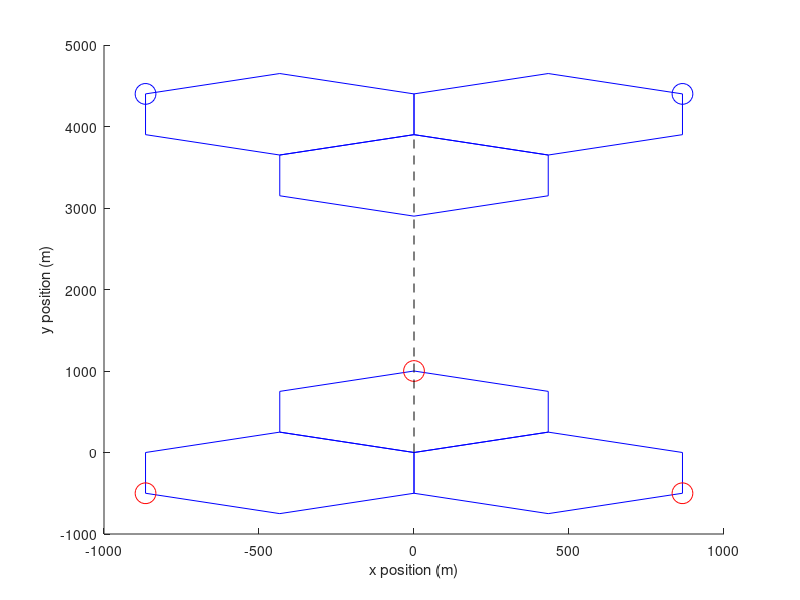

This chart was generated by the following MATLAB code: (Note: this script raises an error after producing the figure.)
%Main function for simplified scenario 2
%Urban and co-channel
%PhiDistribution.m does not need to be run prior to executing this function

%***********
%to switch between free space and P1546 propagation 
%losses for terestrial UEs, 
%manualy comment/uncomment lines 164-169 & 203-208
%***********



%clear all stored values that may interphere
clear all

%start run timer
tic

fc=708000000; %center frequency (Hz)
lambda=299792458/fc; %wavelength (m)
bw=6000000; %bandwidth (Hz)
tilt=-3;  %mechanical downtilt (degrees)
SINR_target=10; %(dB)
L_feeder=-3; %(dB)
L_body=-4; %(dB)
UE_gain=-3; %(dBi)
L_entry=0; %(dB)
h_BSa=30; %BS antenna height (m)
h_BSb=30;  %BS antenna height (m)
h_UEb=1.5; %UE antenna height (m)
G_0=16; %BS antenna gain (dBi)
d_sep=3900; % (m) seperation distance between both networks
r_a=500; %cell radius (m)
n_a=1; %number of monte carlo runs
max_dBmUE=23; %max transmiting power of UEs (dBm)
min_dBmUE=-40; %min transmiting power of UEs (dBm)
nf=5; %noise figure (dB)





%Noise
noisefloor=10.*log10(1.380649e-23*290*bw*1000)+5;  %dBm
N=10.^(noisefloor./10); %mW


%Matrix for storing positions of hexagon corners
%so we can plot the outline later
%7 because there are 7 corner (first + last overlap)
%2 because x&y
%6 because we have two tri-sectors
outline=NaN(7,2,6);

%Interfering network A
%position and antenna orrientation of BS
BS_a1=[0,0,h_BSa;0,1,sin(pi*tilt/180)];
BS_a2=[0,0,h_BSa;0.866,-0.5,sin(pi*tilt/180)];
BS_a3=[0,0,h_BSa;-0.866,-0.5,sin(pi*tilt/180)];


%matrix for storing drone position in all sectors

UE_a=zeros(3,1,n_a);

UE_a(:,1,1)=[0,2*r_a,300];
UE_a(:,2,1)=[sqrt(3)*r_a,-1*r_a,300];
UE_a(:,3,1)=[-sqrt(3)*r_a,-1*r_a,300];

%outline(:,:,1)=[BS_a1(1,2)+r_a,BS_a1(1,1)]+[r_a,0;r_a/2,sqrt(3)*r_a/2;-r_a/2,sqrt(3)*r_a/2;-r_a,0;-r_a/2,-sqrt(3)*r_a/2;r_a/2,-sqrt(3)*r_a/2;r_a,0];
outline(:,:,1)=[BS_a1(1,2)-0.5*r_a,BS_a1(1,1)-sqrt(3)*r_a/2]+[r_a,0;r_a/2,sqrt(3)*r_a/2;-r_a/2,sqrt(3)*r_a/2;-r_a,0;-r_a/2,-sqrt(3)*r_a/2;r_a/2,-sqrt(3)*r_a/2;r_a,0];
outline(:,:,2)=[BS_a1(1,2)-0.5*r_a,BS_a1(1,1)+sqrt(3)*r_a/2]+[r_a,0;r_a/2,sqrt(3)*r_a/2;-r_a/2,sqrt(3)*r_a/2;-r_a,0;-r_a/2,-sqrt(3)*r_a/2;r_a/2,-sqrt(3)*r_a/2;r_a,0];
outline(:,:,3)=[BS_a1(1,2)+r_a,BS_a1(1,1)]+[r_a,0;r_a/2,sqrt(3)*r_a/2;-r_a/2,sqrt(3)*r_a/2;-r_a,0;-r_a/2,-sqrt(3)*r_a/2;r_a/2,-sqrt(3)*r_a/2;r_a,0];




%Victim Network B
%three BS antennas at same position and 120 deg spread
BS_b1=[0,d_sep,h_BSb;0,-1,sin(pi*tilt/180)]; %position and antenna orrientation base station
BS_b2=[0,d_sep,h_BSb;-0.866,0.5,sin(pi*tilt/180)];
BS_b3=[0,d_sep,h_BSb;0.866,0.5,sin(pi*tilt/180)];

UE_b=zeros(3,3,n_a);

%2 self intefering UEs (no UE in reference cell)
UE_b(:,2,1)=[-sqrt(3)*r_a+BS_b1(1,1),r_a+BS_b1(1,2),h_UEb];
UE_b(:,3,1)=[sqrt(3)*r_a+BS_b1(1,1),r_a+BS_b1(1,2),h_UEb];

outline(:,:,4)=[BS_b1(1,2)+0.5*r_a,BS_b1(1,1)-sqrt(3)*r_a/2]+[r_a,0;r_a/2,sqrt(3)*r_a/2;-r_a/2,sqrt(3)*r_a/2;-r_a,0;-r_a/2,-sqrt(3)*r_a/2;r_a/2,-sqrt(3)*r_a/2;r_a,0];
outline(:,:,5)=[BS_b1(1,2)+0.5*r_a,BS_b1(1,1)+sqrt(3)*r_a/2]+[r_a,0;r_a/2,sqrt(3)*r_a/2;-r_a/2,sqrt(3)*r_a/2;-r_a,0;-r_a/2,-sqrt(3)*r_a/2;r_a/2,-sqrt(3)*r_a/2;r_a,0];
outline(:,:,6)=[BS_b1(1,2)-r_a,BS_b1(1,1)]+[r_a,0;r_a/2,sqrt(3)*r_a/2;-r_a/2,sqrt(3)*r_a/2;-r_a,0;-r_a/2,-sqrt(3)*r_a/2;r_a/2,-sqrt(3)*r_a/2;r_a,0];


%Plotting hex outlines and UE positions
hold on
for i=1:6
    plot(outline(:,2,i),outline(:,1,i),'b')
    %plot(UE(1,i),UE(2,i),'k.')
    xlabel('x position (m)')
    ylabel('y position (m)')
end
plot(UE_a(1,:,1),UE_a(2,:,1),'ro','MarkerSize',15)
plot(UE_b(1,2,1),UE_b(2,2,1),'bo','MarkerSize',15)
plot(UE_b(1,3,1),UE_b(2,3,1),'bo','MarkerSize',15)
plot([BS_a1(1,1),BS_b1(1,1)],[BS_a1(1,2),BS_b1(1,2)],'k--')
%legend('victim network','victim network','aerial network','reference sector','Aerial UE','Terestrial UE','','seperation distance')
hold off

%count number of UE over or under tx power range
n_UEmaxA=0;
n_UEmaxB=0;
n_UEminA=0;
n_UEminB=0;

%WANTED SIGNAL
S_const=10.^((SINR_target+noisefloor)./10); %(mW)


I=zeros(1,n_a); %aggregate Interference power (mW)
I_self=zeros(1,n_a); %aggregate self interference power (mW)


for i=1:n_a


%Calculate amount of self interference

%note there are two sets of displacement vectors and angles
%UPPER CASE is wrt to reference cell BS
%lower case is wrt to own BS

%Displacement vector from UE to reference cell

%D1=[UE_b(1,1,i)-BS_b1(1,1),UE_b(2,1,i)-BS_b1(1,2),UE_b(3,1,i)-BS_b1(1,3)];
D2=[UE_b(1,2,i)-BS_b1(1,1),UE_b(2,2,i)-BS_b1(1,2),UE_b(3,2,i)-BS_b1(1,3)];
D3=[UE_b(1,3,i)-BS_b1(1,1),UE_b(2,3,i)-BS_b1(1,2),UE_b(3,3,i)-BS_b1(1,3)];

%angle between BS max gain vector and displacement vector in xy plane
PHI2b=180.*acos(dot(D2(1:2),BS_b1(2,1:2))./norm(D2(1:2)))./pi;
PHI3b=180.*acos(dot(D3(1:2),BS_b1(2,1:2))./norm(D3(1:2)))./pi;
%elevation angle
THETA2b=180.*acos(dot([norm(D2(1:2)),D2(3)],[cos(pi*tilt/180),sin(pi*tilt/180)])./norm(D2))./pi;
THETA3b=180.*acos(dot([norm(D3(1:2)),D3(3)],[cos(pi*tilt/180),sin(pi*tilt/180)])./norm(D3))./pi;

%displacement vector to own BS
%d1=[UE_b(1,1,i)-BS_b1(1,1),UE_a(2,1,i)-BS_a1(1,2),UE_a(3,1,i)-BS_a1(1,3)];
d2=[UE_b(1,2,i)-BS_b2(1,1),UE_b(2,2,i)-BS_b2(1,2),UE_b(3,2,i)-BS_b2(1,3)];
d3=[UE_b(1,3,i)-BS_b3(1,1),UE_b(2,3,i)-BS_b3(1,2),UE_b(3,3,i)-BS_b3(1,3)];

%angle between own BS max gain vector and displacement vector in xy plane
phi2b=180.*acos(dot(d2(1:2),BS_b2(2,1:2))./norm(d2(1:2)))./pi;
phi3b=180.*acos(dot(d3(1:2),BS_b3(2,1:2))./norm(d3(1:2)))./pi;
%elevation angle
theta2b=180.*acos(dot([norm(d2(1:2)),d2(3)],[cos(pi*tilt/180),sin(pi*tilt/180)])./norm(d2))./pi;
theta3b=180.*acos(dot([norm(d2(1:2)),d3(3)],[cos(pi*tilt/180),sin(pi*tilt/180)])./norm(d3))./pi;

%Antenna gain to own BS
AntGain_b2_b2=F1336(phi2b,theta2b,G_0);
AntGain_b3_b3=F1336(phi3b,theta3b,G_0);

%propagation loss to Own BS
%free space
L_b2_b2=20.*log10(lambda./(4.*pi.*norm(d2)));
L_b3_b3=20.*log10(lambda./(4.*pi.*norm(d3)));

%P1546
%L_b2_b2=-P1546FieldStrMixed(700,50,1.5,h_BSb,0,'Suburban',norm(d2)./1000,'Land',0, 'q', 50, 'Ptx', 1, 'ha', h_UEb);
%L_b3_b3=-P1546FieldStrMixed(700,50,1.5,h_BSb,0,'Suburban',norm(d2)./1000,'Land',0, 'q', 50, 'Ptx', 1, 'ha', h_UEb);


%I_dBmUE1=SINR_target+noisefloor-F1336V(UE_b(:,1,i),BS_b1(1,:),BS_b1(2,:),18)-20.*log10(lambda./(4.*pi.*norm(d1)+1e-3))-UE_gain;
I_dBmUE4=SINR_target+noisefloor-AntGain_b2_b2-L_b2_b2-UE_gain-L_feeder-L_body;
I_dBmUE5=SINR_target+noisefloor-AntGain_b3_b3-L_b3_b3-UE_gain-L_feeder-L_body;




if I_dBmUE4>max_dBmUE
    I_dBmUE4=max_dBmUE;
    n_UEmaxB=n_UEmaxB+1;
end
if I_dBmUE4<min_dBmUE
    I_dBmUE4=min_dBmUE;
    n_UEminB=n_UEminB+1;
end
if I_dBmUE5>max_dBmUE
    I_dBmUE5=max_dBmUE;
    n_UEmaxB=n_UEmaxB+1;
end
if I_dBmUE5<min_dBmUE
    I_dBmUE5=min_dBmUE;
    n_UEminB=n_UEminB+1;
end


%Antenna gain to reference BS
AntGain_b2_b1=F1336(PHI2b,THETA2b,G_0);
AntGain_b3_b1=F1336(PHI3b,THETA3b,G_0);

%propagation loss to reference BS
%free space
L_b2_b1=20.*log10(lambda./(4.*pi.*norm(D2)));
L_b3_b1=20.*log10(lambda./(4.*pi.*norm(D3)));

%P1546
%L_b2_b1=-P1546FieldStrMixed(708,50,h_UEb,h_BSb,0,'Urban',norm(D2)./1000,'Land',0, 'q', 50, 'Ptx', 1, 'ha', h_UEb);
%L_b3_b1=-P1546FieldStrMixed(708,50,h_UEb,h_BSb,0,'Urban',norm(D3)./1000,'Land',0, 'q', 50, 'Ptx', 1, 'ha', h_UEb);


I_self(i)=10.^((I_dBmUE4+AntGain_b2_b1+L_b2_b1+UE_gain+L_body+L_feeder)./10);
I_self(i)=I_self(i)+10.^((I_dBmUE5+AntGain_b3_b1+L_b3_b1+UE_gain+L_body+L_feeder)./10);






%Drone Interference


%calculate LOS displacement vector for each drone in the 3 sectors
%repeat for n_a runs
D1a=[UE_a(1,1,i)-BS_b1(1,1),UE_a(2,1,i)-BS_b1(1,2),UE_a(3,1,i)-BS_b1(1,3)];
D2a=[UE_a(1,2,i)-BS_b1(1,1),UE_a(2,2,i)-BS_b1(1,2),UE_a(3,2,i)-BS_b1(1,3)];
D3a=[UE_a(1,3,i)-BS_b1(1,1),UE_a(2,3,i)-BS_b1(1,2),UE_a(3,3,i)-BS_b1(1,3)];

%angle between BS max gain vector and displacement vector in xy plane
PHI1a=180.*acos(dot(D1a(1:2),BS_b1(2,1:2))./norm(D1a(1:2)))./pi;
PHI2a=180.*acos(dot(D2a(1:2),BS_b1(2,1:2))./norm(D2a(1:2)))./pi;
PHI3a=180.*acos(dot(D3a(1:2),BS_b1(2,1:2))./norm(D3a(1:2)))./pi;

%elevation angle
THETA1a=180.*acos(dot([norm(D1a(1:2)),D1a(3)],[cos(pi*tilt/180),sin(pi*tilt/180)])./norm(D1a))./pi;
THETA2a=180.*acos(dot([norm(D2a(1:2)),D2a(3)],[cos(pi*tilt/180),sin(pi*tilt/180)])./norm(D2a))./pi;
THETA3a=180.*acos(dot([norm(D3a(1:2)),D3a(3)],[cos(pi*tilt/180),sin(pi*tilt/180)])./norm(D3a))./pi;

d1a=[UE_a(1,1,i)-BS_a1(1,1),UE_a(2,1,i)-BS_a1(1,2),UE_a(3,1,i)-BS_a1(1,3)];
d2a=[UE_a(1,2,i)-BS_a1(1,1),UE_a(2,2,i)-BS_a1(1,2),UE_a(3,2,i)-BS_a1(1,3)];
d3a=[UE_a(1,3,i)-BS_a1(1,1),UE_a(2,3,i)-BS_a1(1,2),UE_a(3,3,i)-BS_a1(1,3)];

%angle between BS max gain vector and displacement vector in xy plane
phi1a=180.*acos(dot(d1a(1:2),BS_a1(2,1:2))./norm(d1a(1:2)))./pi;
phi2a=180.*acos(dot(d2a(1:2),BS_a2(2,1:2))./norm(d2a(1:2)))./pi;
phi3a=180.*acos(dot(d3a(1:2),BS_a3(2,1:2))./norm(d3a(1:2)))./pi;

%elevation angle
theta1a=180.*acos(dot([norm(d1a(1:2)),d1a(3)],[cos(pi*tilt/180),sin(pi*tilt/180)])./norm(d1a))./pi;
theta2a=180.*acos(dot([norm(d2a(1:2)),d2a(3)],[cos(pi*tilt/180),sin(pi*tilt/180)])./norm(d2a))./pi;
theta3a=180.*acos(dot([norm(d3a(1:2)),d3a(3)],[cos(pi*tilt/180),sin(pi*tilt/180)])./norm(d3a))./pi;

AntGain_a1_a1=F1336(phi1a,theta1a,G_0);
AntGain_a2_a2=F1336(phi2a,theta2a,G_0);
AntGain_a3_a3=F1336(phi3a,theta3a,G_0);

L_a1_a1=20.*log10(lambda./(4.*pi.*norm(d1a)));
L_a2_a2=20.*log10(lambda./(4.*pi.*norm(d2a)));
L_a3_a3=20.*log10(lambda./(4.*pi.*norm(d3a)));

I_dBmUE1=SINR_target+noisefloor-AntGain_a1_a1-L_a1_a1-UE_gain-L_feeder;
I_dBmUE2=SINR_target+noisefloor-AntGain_a2_a2-L_a2_a2-UE_gain-L_feeder;
I_dBmUE3=SINR_target+noisefloor-AntGain_a3_a3-L_a3_a3-UE_gain-L_feeder;

if I_dBmUE1>max_dBmUE
    I_dBmUE1=max_dBmUE;
    n_UEmaxA=n_UEmaxA+1;
end
if I_dBmUE1<min_dBmUE
    I_dBmUE1=min_dBmUE;
    n_UEminA=n_UEminA+1;
end
if I_dBmUE2>max_dBmUE
    I_dBmUE2=max_dBmUE;
    n_UEmaxA=n_UEmaxA+1;
end
if I_dBmUE2<min_dBmUE
    I_dBmUE2=min_dBmUE;
    n_UEminA=n_UEminA+1;
end
if I_dBmUE3>max_dBmUE
    I_dBmUE3=max_dBmUE;
    n_UEmaxA=n_UEmaxA+1;
end
if I_dBmUE3<min_dBmUE
    I_dBmUE3=min_dBmUE;
    n_UEminA=n_UEminA+1;
end

%Antenna gain to reference BS
AntGain_a1_b1=F1336(PHI1a,THETA1a,G_0);
AntGain_a2_b1=F1336(PHI2a,THETA2a,G_0);
AntGain_a3_b1=F1336(PHI3a,THETA3a,G_0);

%propagation loss to reference BS
L_a1_b1=20.*log10(lambda./(4.*pi.*norm(D1a)));
L_a2_b1=20.*log10(lambda./(4.*pi.*norm(D2a)));
L_a3_b1=20.*log10(lambda./(4.*pi.*norm(D3a)));

%Interference power
I(i)=10.^((I_dBmUE1+AntGain_a1_b1+L_a1_b1+UE_gain+L_feeder)./10); %(mW)
I(i)=I(i)+10.^((I_dBmUE2+AntGain_a2_b1+L_a2_b1+UE_gain+L_feeder)./10);
I(i)=I(i)+10.^((I_dBmUE3+AntGain_a3_b1+L_a3_b1+UE_gain+L_feeder)./10);
end



%Averaging over all n_a but in this case n_a=1
I_0=mean(I_self);

%Baseline SINR
SINR_0=S_const./(N+I_self);

%SINR with drone interference
SINR_const=S_const./(N+I_self+I);

%throughput loss (%)
bitloss=100.*(log2(1+SINR_0)-log2(1+SINR_const))./(log2(1+SINR_0)+log2(1+SINR_const));

%average over all n_a
average_throughput_loss=mean(bitloss)



%end timer
toc
